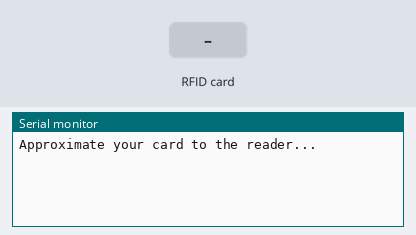
Recording of a sketch running on a simulated Arduino Uno, built with avr-gcc and run on an emulated ATmega328P. On the bench: the last lines printed to the serial monitor. The test bench sets the inputs (shaded band).

Above: at 1.2 s.
1.3 s: RFID card F0 60 AB A3 held to the reader
At 2.2 s:
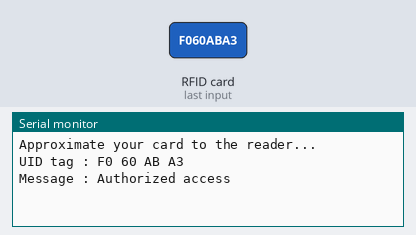
2.8 s: RFID card 5E 7A 19 C4 held to the reader
At 4.7 s:
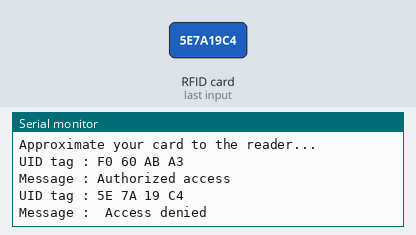

The sketch:

RFID_with_Arduino_For_Access_Card.ino
```cpp
/*
   Interfacing RFID with Arduino
   For more details, visit: https://techzeero.com/arduino-tutorials/thermistor-with-arduino/

 * Typical pin layout used:
 * -----------------------------------------------------------------------------------------
 *             MFRC522      Arduino       Arduino   Arduino    Arduino          Arduino
 *             Reader/PCD   Uno/101       Mega      Nano v3    Leonardo/Micro   Pro Micro
 * Signal      Pin          Pin           Pin       Pin        Pin              Pin
 * -----------------------------------------------------------------------------------------
 * RST/Reset   RST          9             5         D9         RESET/ICSP-5     RST
 * SPI SS      SDA(SS)      10            53        D10        10               10
 * SPI MOSI    MOSI         11 / ICSP-4   51        D11        ICSP-4           16
 * SPI MISO    MISO         12 / ICSP-1   50        D12        ICSP-1           14
 * SPI SCK     SCK          13 / ICSP-3   52        D13        ICSP-3           15

*/


#include <SPI.h>
#include <MFRC522.h>

#define SS_PIN 10
#define RST_PIN 9
MFRC522 mfrc522(SS_PIN, RST_PIN);   // Create MFRC522 instance.

void setup()
{
  Serial.begin(9600);   // Initiate a serial communication
  SPI.begin();      // Initiate  SPI bus
  mfrc522.PCD_Init();   // Initiate MFRC522
  Serial.println("Approximate your card to the reader...");
  Serial.println();

}
void loop()
{
  // Look for new cards
  if ( ! mfrc522.PICC_IsNewCardPresent())
  {
    return;
  }
  // Select one of the cards
  if ( ! mfrc522.PICC_ReadCardSerial())
  {
    return;
  }
  //Show UID on serial monitor
  Serial.print("UID tag :");
  String content= "";
  byte letter;
  for (byte i = 0; i < mfrc522.uid.size; i++)
  {
     Serial.print(mfrc522.uid.uidByte[i] < 0x10 ? " 0" : " ");
     Serial.print(mfrc522.uid.uidByte[i], HEX);
     content.concat(String(mfrc522.uid.uidByte[i] < 0x10 ? " 0" : " "));
     content.concat(String(mfrc522.uid.uidByte[i], HEX));
  }
  Serial.println();
  Serial.print("Message : ");
  content.toUpperCase();
  if (content.substring(1) == "F0 60 AB A3") //Change this UID
  {
    Serial.println("Authorized access");
    Serial.println();
    delay(3000);
  }

  else   {
    Serial.println(" Access denied");
    delay(3000);
  }
}
```

Measured:
- after the input at 1.3 s, the serial monitor: prints a new line at once (image 1)
- after the input at 2.8 s, the serial monitor: prints a new line after 1.5 s (image 2)
